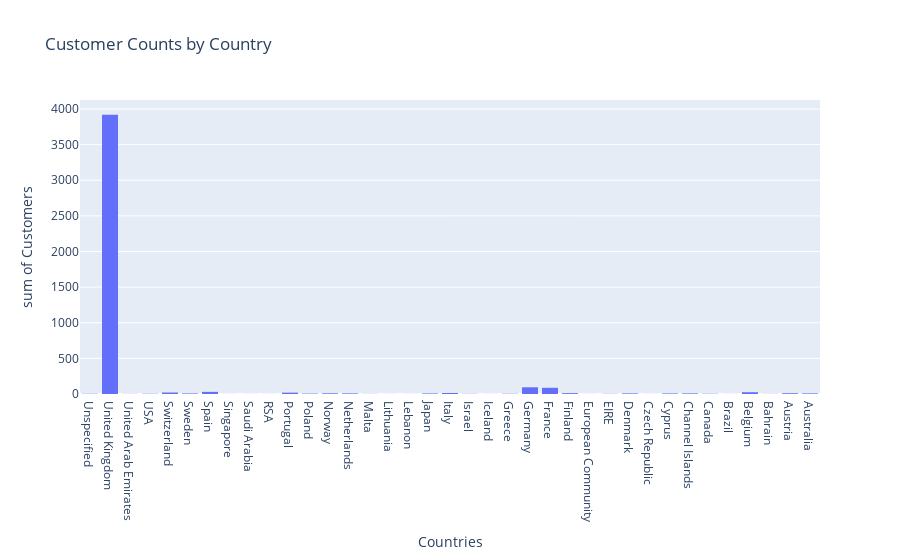

The cell this chart's notebook holds for it:
### Code cell
fig = px.histogram(df, x = df.groupby("Country")["CustomerID"].nunique().sort_index(ascending=False).index, 
                   y = df.groupby("Country")["CustomerID"].nunique().sort_index(ascending=False).values, 
                   title = 'Customer Counts by Country',
                   labels = dict(x = "Countries", y ="Customers"))
fig.show()

### Figure 1 — Plotly figure (JSON) as saved in the notebook; plotly's stock layout.template omitted (floating-point values rounded to 4 significant figures)
{"data": [{"alignmentgroup": "True", "bingroup": "x", "histfunc": "sum", "hovertemplate": "Countries=%{x}<br>sum of Customers=%{y}<extra></extra>", "legendgroup": "", "marker": {"color": "#636efa", "pattern": {"shape": ""}}, "name": "", "offsetgroup": "", "orientation": "v", "showlegend": false, "type": "histogram", "x": ["Unspecified", "United Kingdom", "United Arab Emirates", "USA", "Switzerland", "Sweden", "Spain", "Singapore", "Saudi Arabia", "RSA", "Portugal", "Poland", "Norway", "Netherlands", "Malta", "Lithuania", "Lebanon", "Japan", "Italy", "Israel", "Iceland", "Greece", "Germany", "France", "Finland", "European Community", "EIRE", "Denmark", "Czech Republic", "Cyprus", "Channel Islands", "Canada", "Brazil", "Belgium", "Bahrain", "Austria", "Australia"], "xaxis": "x", "y": [4, 3920, 2, 4, 21, 8, 30, 1, 1, 1, 19, 6, 10, 9, 2, 1, 1, 8, 14, 3, 1, 4, 94, 87, 12, 1, 3, 9, 1, 8, 9, 4, 1, 25, 2, 11, 9], "yaxis": "y"}], "layout": {"barmode": "relative", "legend": {"tracegroupgap": 0}, "title": {"text": "Customer Counts by Country"}, "xaxis": {"anchor": "y", "domain": [0, 1], "title": {"text": "Countries"}}, "yaxis": {"anchor": "x", "domain": [0, 1], "title": {"text": "sum of Customers"}}}}
